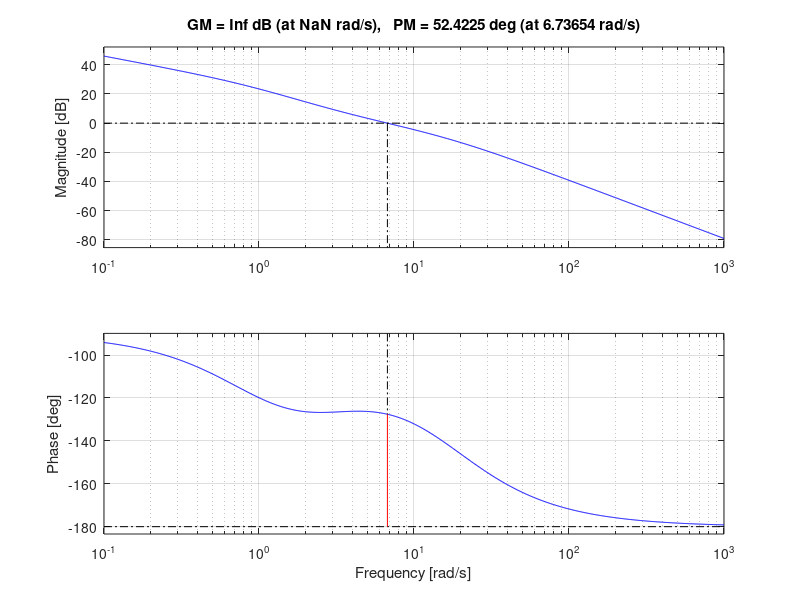

Reproduce this figure in MATLAB.
% Ejercicio compensador en adelanto
G = tf(4,[1,2,0]);
margin(G)

% Paso 1 K para cumplir con Kv
K = 10;
G1 =tf(K*4,[1,2,0]);
margin(G1)

phim = 38;

alfa = (1-sind(phim))/(1+sind(phim))


gm = 20*log10(1/sqrt(alfa))

wc = 9;
T=1/(sqrt(alfa)*wc)
sz = 1/T
sp = 1/(alfa*T)

Kc = K/alfa

Gc = tf(Kc*[1,sz],[1,sp])
margin(G*Gc)

% graficas en el tiempo
FLC1 = feedback(G,1);
FLC2 = feedback(G*Gc,1);
t=0:0.01:6;
y1 = step(FLC1,t);
y2 = step(FLC2,t);
plot(t,y1,t,y2)

y3 = lsim(FLC1,t,t);
y4 = lsim(FLC2,t,t);
plot(t,y3,t,y4,t,t,"LineWidth",2)

% otro mas
G = tf(10,[1,1,0]);
margin(G)
K = 2

margin(K*G)
grid on

phim=44;
alfa = (1-sind(phim))/(1+sind(phim))
gcm = 20*log10(1/sqrt(alfa))

wc = 7;
T = 1/sqrt(alfa)/wc
sz = 1/T
sp = 1/(alfa*T)

Kc = K/alfa

Gc = tf(Kc*[1,sz],[1,sp])

margin(G*Gc)
